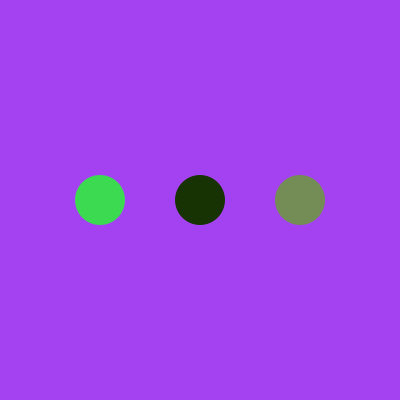
Frame 1 (no input)
Frame 60 (the mouse pressed at the canvas centre just before this capture): identical to frame 1, image omitted
Frame 120 (the mouse held since frame 60 and released just before this capture): identical to frame 1, image omitted

The Processing sketch that drew this single still picture (run headless with seeded random() and noise(); from frame 60 on, the mouse is pressed at the canvas centre):

// Processing sketch: processing_180959
// ── processing_180959.pde

float[][] colors = new float[3][4];
float d; 
void setup()
{
  size(400, 400);
  rectMode(CENTER); 
  colorMode(RGB); 
  noStroke(); 
  
  for (int j = 0; j <= 3;){
   for (int i = 0; i <= 2;){
     colors[i][j] = random(0,255);
     i += 1;
   }
   j+=1; 
  }

  d = 50;
}

void draw()
{
  background(colors[0][0],colors[1][0],colors[2][0]);
  fill(colors[0][1], colors[1][1], colors[2][1]);
  ellipse( 100, 200, d, d);
  fill (colors[0][2], colors[1][2], colors[2][2]);
  ellipse( 300, 200, d, d); 
  fill (colors[0][3], colors[1][3], colors[2][3]);
  ellipse( 200, 200, d, d);
}
